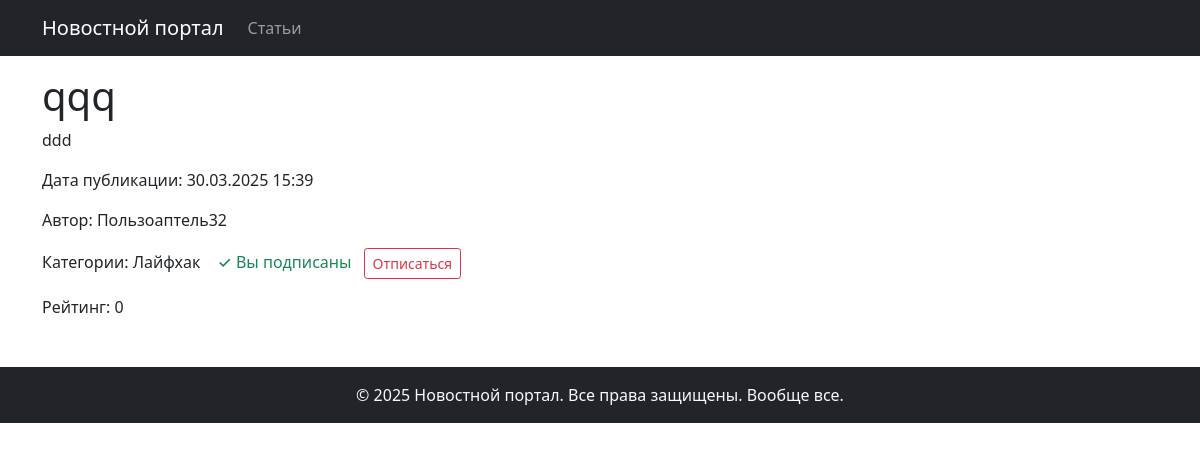
/news/134/ (signed in), run on the app's committed database.
### biblio/models.py (models this page shows, shortened)
class Post(models.Model):
    NEWS = 'NW'
    ARTICLE = 'AR'
    POST_TYPES = [
        (NEWS, 'Новость'),
        (ARTICLE, 'Статья')
    ]
    author = models.ForeignKey(Author, on_delete=models.CASCADE)
    post_type = models.CharField(max_length=2, choices=POST_TYPES)
    created_at = models.DateTimeField(auto_now_add=True)
    categories = models.ManyToManyField(Category, through='PostCategory')
    title = models.CharField(max_length=255)
    text = models.TextField()
    rating = models.IntegerField(default=0)

class Author(models.Model):
    user = models.OneToOneField(User, on_delete=models.CASCADE)
    rating = models.IntegerField(default=0)

class Category(models.Model):
    name = models.CharField(max_length=255, unique=True)
    subscribers = models.ManyToManyField(User, through='CategorySubscriber', related_name='subscribed_categories')

### biblio/views.py (the view)
# urls.py: path('news/<int:pk>/', NewsDetail.as_view(), name='news_detail'),
class NewsDetail(PermissionRequiredMixin, DetailView):
    model = Post
    template_name = 'news/news_detail.html'
    context_object_name = 'news'
    permission_required = ('biblio.view_post',)

### biblio/templatetags/custom_filters.py (called while the page is built)
@register.filter()
def censor (value):
    for word in censor_list:
        value = value.replace(word[1:-1], "*" * len(word[1:-1]))
    return value

### templates/news/news_detail.html (shortened to what this page needs)
{% extends 'default.html' %}
{% load custom_filters %}
{% block content %}
    <div class="container mt-3">
        <div class="news-detail">
            <h1>{{ news.title|censor }}</h1>
            <div class="post-content">
                {{ news.text|censor|linebreaks }}
            </div>
            <div class="post-meta">
                <p>Дата публикации: {{ news.created_at|date:"d.m.Y H:i" }}</p>
                <p>Автор: {{ news.author.user.username }}</p>
                <p>
                    Категории:
                    {% for category in news.categories.all %}
                        {{ category.name }}
                        <span class="subscription-status">
                            {% if user.is_authenticated %}
                                {% if user in category.subscribers.all %}
                                    <span class="text-success ms-2">
                                        ✓ Вы подписаны
                                    </span>
                                    <a href="{% url 'biblio:unsubscribe_category' category.id %}"
                                       class="btn btn-sm btn-outline-danger ms-2">
                                        Отписаться
                                    </a>
                                {% else %}
                                    <a href="{% url 'biblio:subscribe_category' category.id %}"
                                       class="btn btn-sm btn-outline-success ms-2">
                                        Подписаться
                                    </a>
                                {% endif %}
                            {% else %}
                                <small class="text-muted ms-2">(Войдите, чтобы подписаться)</small>
                            {% endif %}
                        </span>
                    {% endfor %}
                </p>
            </div>
            <div class="post-rating">
                <p>Рейтинг: {{ news.rating }}</p>
            </div>
        </div>
    </div>
{% endblock content %}

### templates/news/news_detail.html (style rules this page uses)
.subscription-status { display: inline-block; margin-left: 5px; }
.text-success { color: #28a745; font-weight: 500; }

### data on the page
Post: title|censor "qqq", text|censor "ddd", created_at "30.03.2025 15:39", author.user.username "Пользоаптель32", rating "0"
Category: name "Лайфхак", shows "✓ Вы подписаны"
